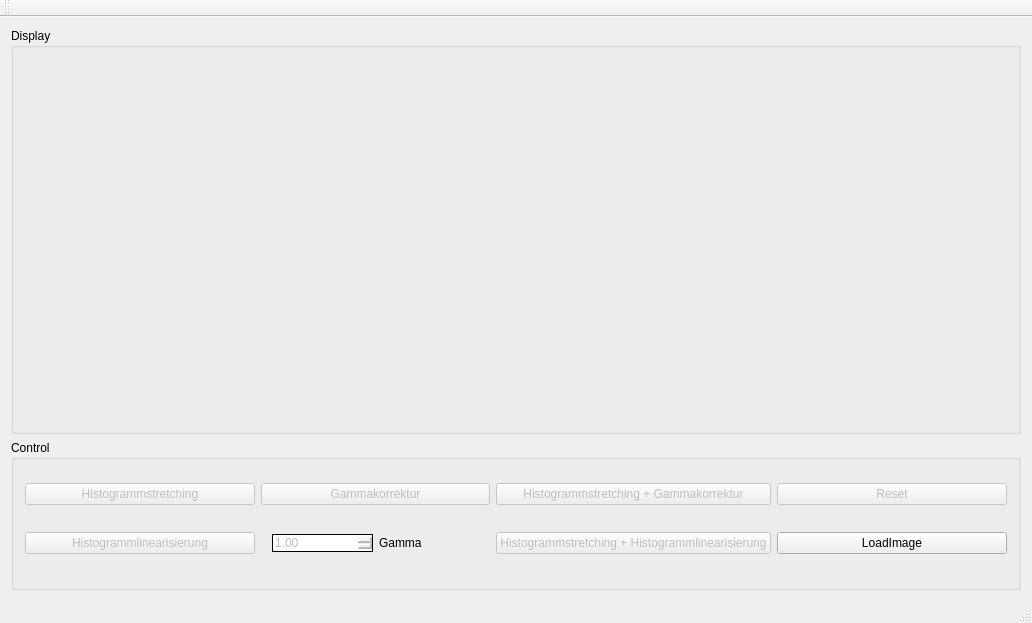
<?xml version="1.0" encoding="UTF-8"?>
<ui version="4.0">
 <class>MainWindow</class>
 <widget class="QMainWindow" name="MainWindow">
  <property name="geometry">
   <rect>
    <x>0</x>
    <y>0</y>
    <width>1032</width>
    <height>623</height>
   </rect>
  </property>
  <property name="windowTitle">
   <string>MainWindow</string>
  </property>
  <widget class="QWidget" name="centralWidget">
   <layout class="QVBoxLayout" name="verticalLayout">
    <item>
     <widget class="QGroupBox" name="gbDisplay">
      <property name="title">
       <string>Display</string>
      </property>
      <layout class="QHBoxLayout" name="horizontalLayout">
       <item>
        <widget class="QLabel" name="labelImage">
         <property name="styleSheet">
          <string notr="true">margin-right: 2px;</string>
         </property>
         <property name="text">
          <string/>
         </property>
        </widget>
       </item>
       <item>
        <widget class="QLabel" name="labelHistogramm">
         <property name="styleSheet">
          <string notr="true">margin-left: 2px;</string>
         </property>
         <property name="text">
          <string/>
         </property>
        </widget>
       </item>
      </layout>
     </widget>
    </item>
    <item>
     <widget class="QGroupBox" name="gbControl">
      <property name="maximumSize">
       <size>
        <width>16777215</width>
        <height>150</height>
       </size>
      </property>
      <property name="title">
       <string>Control</string>
      </property>
      <layout class="QGridLayout" name="gridLayout">
       <item row="0" column="3">
        <widget class="QPushButton" name="pbStretch_Gamma">
         <property name="enabled">
          <bool>false</bool>
         </property>
         <property name="text">
          <string>Histogrammstretching + Gammakorrektur</string>
         </property>
        </widget>
       </item>
       <item row="0" column="5">
        <widget class="QPushButton" name="pbReset">
         <property name="enabled">
          <bool>false</bool>
         </property>
         <property name="text">
          <string>Reset</string>
         </property>
        </widget>
       </item>
       <item row="0" column="2">
        <widget class="QPushButton" name="pbGamma">
         <property name="enabled">
          <bool>false</bool>
         </property>
         <property name="text">
          <string>Gammakorrektur</string>
         </property>
        </widget>
       </item>
       <item row="0" column="1">
        <widget class="QPushButton" name="pbStretch">
         <property name="enabled">
          <bool>false</bool>
         </property>
         <property name="text">
          <string>Histogrammstretching</string>
         </property>
        </widget>
       </item>
       <item row="1" column="2">
        <widget class="QGroupBox" name="gbGamma">
         <property name="maximumSize">
          <size>
           <width>16777215</width>
           <height>50</height>
          </size>
         </property>
         <property name="styleSheet">
          <string notr="true">border: 0px;</string>
         </property>
         <property name="title">
          <string/>
         </property>
         <layout class="QHBoxLayout" name="horizontalLayout_2">
          <item>
           <widget class="QDoubleSpinBox" name="dbGamma">
            <property name="enabled">
             <bool>false</bool>
            </property>
            <property name="maximumSize">
             <size>
              <width>16777215</width>
              <height>16777215</height>
             </size>
            </property>
            <property name="styleSheet">
             <string notr="true">border: 1px solid</string>
            </property>
            <property name="minimum">
             <double>0.010000000000000</double>
            </property>
            <property name="singleStep">
             <double>0.100000000000000</double>
            </property>
            <property name="value">
             <double>1.000000000000000</double>
            </property>
           </widget>
          </item>
          <item>
           <widget class="QLabel" name="labelGamma">
            <property name="sizePolicy">
             <sizepolicy hsizetype="Minimum" vsizetype="Preferred">
              <horstretch>0</horstretch>
              <verstretch>10</verstretch>
             </sizepolicy>
            </property>
            <property name="minimumSize">
             <size>
              <width>0</width>
              <height>10</height>
             </size>
            </property>
            <property name="maximumSize">
             <size>
              <width>16777215</width>
              <height>25</height>
             </size>
            </property>
            <property name="text">
             <string>Gamma</string>
            </property>
           </widget>
          </item>
         </layout>
        </widget>
       </item>
       <item row="1" column="3">
        <widget class="QPushButton" name="pbStretch_Linear">
         <property name="enabled">
          <bool>false</bool>
         </property>
         <property name="text">
          <string>Histogrammstretching + Histogrammlinearisierung</string>
         </property>
        </widget>
       </item>
       <item row="1" column="1">
        <widget class="QPushButton" name="pbLinear">
         <property name="enabled">
          <bool>false</bool>
         </property>
         <property name="sizePolicy">
          <sizepolicy hsizetype="Minimum" vsizetype="Fixed">
           <horstretch>0</horstretch>
           <verstretch>0</verstretch>
          </sizepolicy>
         </property>
         <property name="text">
          <string>Histogrammlinearisierung</string>
         </property>
        </widget>
       </item>
       <item row="1" column="5">
        <widget class="QPushButton" name="pbLoad">
         <property name="text">
          <string>LoadImage</string>
         </property>
        </widget>
       </item>
      </layout>
     </widget>
    </item>
   </layout>
  </widget>
  <widget class="QMenuBar" name="menuBar">
   <property name="geometry">
    <rect>
     <x>0</x>
     <y>0</y>
     <width>1032</width>
     <height>26</height>
    </rect>
   </property>
  </widget>
  <widget class="QToolBar" name="mainToolBar">
   <attribute name="toolBarArea">
    <enum>TopToolBarArea</enum>
   </attribute>
   <attribute name="toolBarBreak">
    <bool>false</bool>
   </attribute>
  </widget>
  <widget class="QStatusBar" name="statusBar"/>
 </widget>
 <layoutdefault spacing="6" margin="11"/>
 <resources/>
 <connections/>
</ui>
